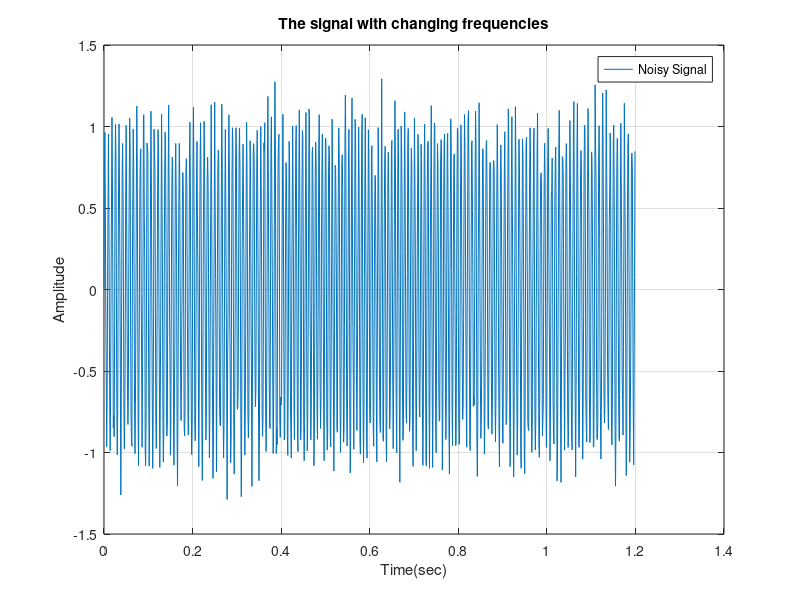

Source code (MATLAB): (Note: this script raises an error after producing the figure.)


clear all;
close all;
clc


N=1200;

fact = 8;
Fs=8000/fact;                % Comes out to be 1kHz
tm=[0:1/Fs:(N-1)/Fs]';
t=[0:400:N]+1;               % Time Partition 
snr=10^(-18/20);
F=[1000 1075 975]/fact;      % Frequency Partition 
x=[];
true=[];
for i=1:3
    T=2*pi*F(i).*tm(t(i):t(i+1)-1);
%     sig=sin(T)+0.5*cos(T*2)+0.25*cos(T*3)+randn(N/3,1).*snr;
    sig=sin(T)+randn(N/3,1).*snr;
    x=[x;sig];
    true=[true;ones(N/3,1)*F(i)];
end


%% Plotting the signal
 modifiedt = (0:1:length(x)-1)*1/Fs;
figure, plot( modifiedt , x)
legend('Noisy Signal')
title('The signal with changing frequencies')
xlabel('Time(sec)')
ylabel('Amplitude')
grid on

%% My solution initializations
gamma = 0.005;
xi  = .14; 
initialFreq = 2*pi*127;



%% Results 
[theta,theta_curve,b,a]=harmonic_est(x,1,Fs);                                          % This is the 2009 paper in IEEE Signal Processing Letters
[H1, H2,H3]= NonUniform4thOrderANFFixedBlock(x, modifiedt, initialFreq, gamma, xi);    % This is my solution, it can be a non-uniformly sampled system

our_Estimate = H3'/(2*pi);
% subplot(211)
figure, plot(tm,theta_curve)
hold on
plot(tm, our_Estimate, 'g')
plot(tm,true,'r--','LineWidth',3)
grid on
xlabel('Time (sec)')
ylabel('Fundamental Frequency Estimate (Hz)')
legend('Tracking IIR (Jiang)','Proposed Method','True')
% subplot(212)
% [H,F]=freqz(b,a,N,Fs);
% plot(F,log10(abs(H)))
% title('Final Comb Filter')
% xlabel('Frequency')
% ylabel('Magnitude')